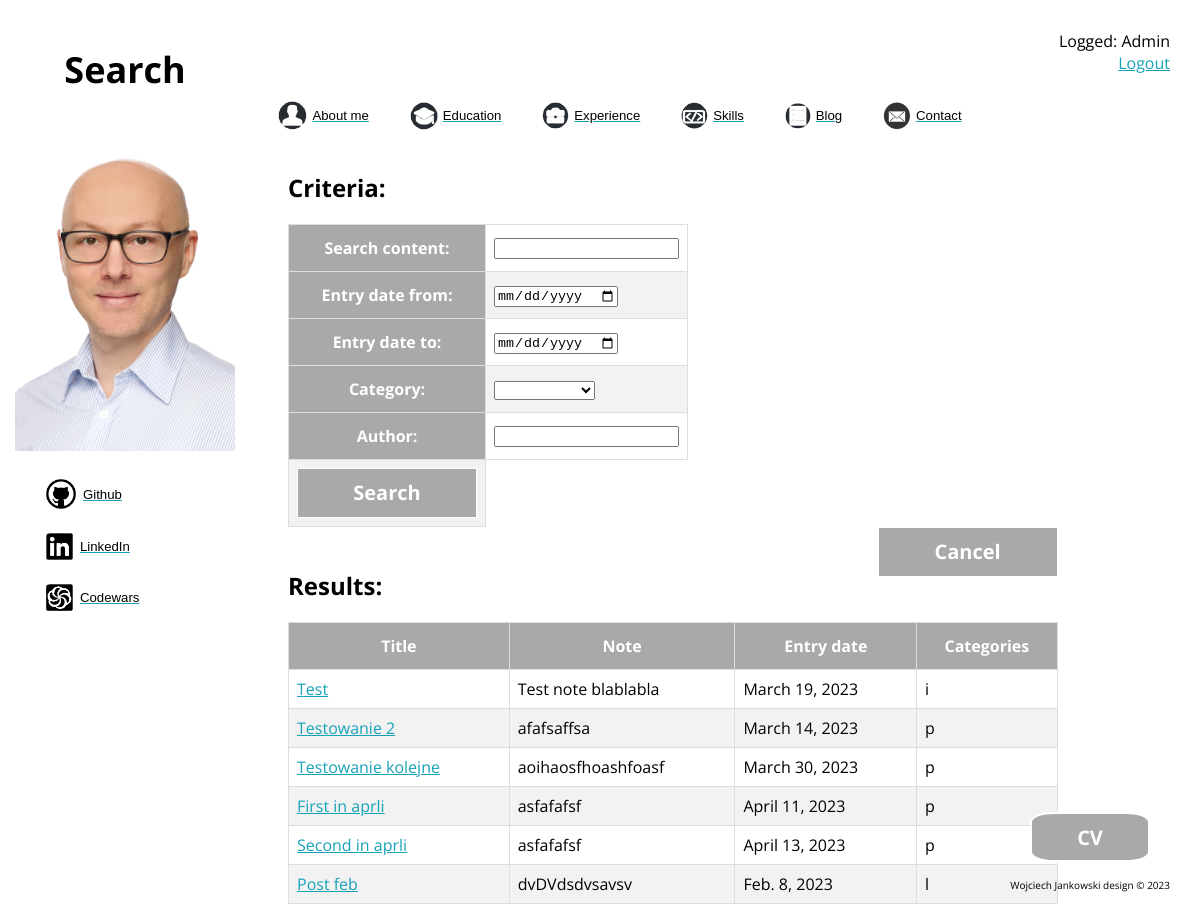
Screenshot of /blog/search/ (signed in) with the database file from the repository.
### blog/models.py (models this page shows)
class Blog(models.Model):
    title = models.CharField(max_length=200)
    note = models.TextField()
    entry_date = models.DateField(auto_now=False)
    category = models.CharField(max_length=1, choices=(("p", "programming"), ("i", "interests"), ("l", "life")))
    author = models.CharField(max_length=30)
    class Meta:
        verbose_name = "Blog"
        verbose_name_plural = "Blog"

### blog/views.py (the view)
# urls.py: path("search/", views.blog_post_search, name="post_search"),
def blog_post_search(request):
    blog = Blog.objects.all()
    form = BlogPostSearch(request.GET)
    if form.is_valid():
        search_content = form.cleaned_data.get('search_content')
        if search_content:
            blog = blog.filter(Q(title__icontains=search_content)
                               | Q(note__icontains=search_content))
        entry_date_from = form.cleaned_data.get('entry_date_from')
        if entry_date_from:
            blog = blog.filter(entry_date__gte=entry_date_from)
        entry_date_to = form.cleaned_data.get('entry_date_to')
        if entry_date_to:
            blog = blog.filter(entry_date__lte=entry_date_to)
        category = form.cleaned_data.get('category')
        if category:
            blog = blog.filter(category__exact=category)
        author = form.cleaned_data.get('author')
        if author:
            blog = blog.filter(author__exact=author)
    form = BlogPostSearch()
    ctx = {'blog': blog,
           'form': form,
           'site_name': "Search"}
    return render(request=request, template_name='blog/search.html', context=ctx)

### blog/forms.py
class BlogPostSearch(forms.Form):
    search_content = forms.CharField(max_length=100, required=False)
    entry_date_from = forms.DateField(widget=forms.DateInput(attrs={'type': 'date'}), required=False)
    entry_date_to = forms.DateField(widget=forms.DateInput(attrs={'type': 'date'}), required=False)
    category = forms.ChoiceField(choices=(("", ""),("p", "programming"), ("i", "interests"), ("l", "life")), required=False)
    author = forms.CharField(max_length=30, required=False)

### blog/templates/blog/search.html
{% extends "aboutme/base.html" %}
{% load static %}
{% block main_content %}
<div class="container">
    <h2>Criteria:</h2>
    <form method="GET">
        <table id="data" style="display: grid">
            {{ form }}
            <tr style="text-align: center;">
                <td><input class="next" type="submit" value="Search" style="border-radius: 0%;
padding: 0px">
                </td>
            </tr>
        </table>
    </form>
    <a href="{% url 'calendar_current' %}">
        <button class="next" style="float:right;">Cancel</button></a>
    <br>
    <h2>Results:</h2>
    <table id="data">
        <thead>
            <tr>
                <th>Title</th>
                <th>Note</th>
                <th>Entry date</th>
                <th>Categories</th>
            </tr>
        </thead>
        <tbody>
            {% for post in blog %}
            <tr>
                <td><a href="{% url 'post_detail' post.id %}">{{ post.title }}</td>
                <td>{{ post.note }}</td>
                <td>{{ post.entry_date }} </a> </td>
                <td>{{ post.category }}</td>
            </tr>
            {% endfor %}
        </tbody>
    </table>
</div>
<a href="{% static 'aboutme/files/cv.pdf' %}"><button class="button">CV</button></a>
{% endblock %}

### aboutme/templates/aboutme/base.html (shortened to what this page needs)
{% load static %}
<!DOCTYPE html>
<html lang="en">
<head>
    <link href="{% static 'aboutme/css/style.css' %}" rel="stylesheet" type="text/css">
</head>
<body style="background-image: url('{% static 'aboutme/images/background.jpg' %}')" ;>
    {% block sidebar %}
    <div style="text-align: right; position: fixed; top: 30px; right: 30px;">
        {% if user.is_authenticated %}
        Logged: {{ user.username }}
        <br>
        <a href="{% url 'logout' %}">Logout</a>
        {% else %}
        <a href="{% url 'login' %}">Login</a> or <a href="{% url 'register' %}">Register</a>
        {% endif %}
    </div>
    {% endblock %}
    {% block header %}
    <header>
        <div class="vertical">
            <h1 class="page_name"> {{site_name}} </h1>
            <img id="face" src="{% static 'aboutme/images/face.png' %}">
            {% include "aboutme/left_menu.html" %}
        </div>
        {% include "aboutme/header_menu.html" %}
    </header>
    {% endblock %}
    {% block main_content %}{% endblock %}
</body>
<div>
    {% block footer %}
    <footer>
        Wojciech Jankowski design © 2023
    </footer>
    {% endblock %}
</div>
</html>

### aboutme/static/aboutme/css/style.css (style rules this page uses)
html { font-family: 'Open Sans', sans-serif; }
body { background-size: 100% 100%; background-repeat: no-repeat; background-position: top; background-attachment: fixed; }
h1 { display: flex; margin-top: 50; position: relative; align-items: center; justify-content: space-around; width: 250px; text-align: center; }
header { margin-top: 100px; margin-left: 250px; margin-right: 210px; top: 50; padding: 0%; position: relative; }
.vertical { position: absolute; position: fixed; height: 100%; width: 250px; top: 0; left: 0; align-items: center; }
.page_name { margin-top: 45px; font-size: 3vw; }
#face { margin-top: 15px; margin-left: 15px; max-width: 220px; height:auto; align-items: center; }
.button { position: fixed; bottom: 50px; right: 50px; background-color: darkgrey; border: 2px solid white; border-radius: 20%; width: 120px; height: 50px; font-size: 20px; color: white; font-weight: bold; cursor: pointer; transition: all 0.25s; font-family: 'Open Sans', sans-serif; }
.next { background-color: darkgrey; border: 1px solid white; width: 180px; height: 50px; font-size: 20px; color: white; font-weight: bold; cursor: pointer; transition: all 0.25s; font-family: 'Open Sans', sans-serif; }
footer { position: fixed; font-size: 10px; bottom: 20px; right: 30px; }
.container { width: 65%; height: auto; margin-left:280px; margin-top:40px; }
#data { border-collapse: collapse; width: 100%; border-radius: 10%; }
#data td, #data th { border: 1px solid #ddd; padding: 8px; }
#data tr:nth-child(even) { background-color: #f2f2f2; }
#data th { padding-top: 12px; padding-bottom: 12px; text-align: center; background-color: darkgrey; color: white; }
a { color: #17a2b8; }

### rows the page displays
Blog: title "Test", note "Test note blablabla", entry_date "March 19, 2023", category "i"
Blog: title "Testowanie 2", note "afafsaffsa", entry_date "March 14, 2023", category "p"
Blog: title "Testowanie kolejne", note "aoihaosfhoashfoasf", entry_date "March 30, 2023", category "p"
Blog: title "First in aprli", note "asfafafsf", entry_date "April 11, 2023", category "p"
Blog: title "Second in aprli", note "asfafafsf", entry_date "April 13, 2023", category "p"
Blog: title "Post feb", note "dvDVdsdvsavsv", entry_date "Feb. 8, 2023", category "l"

### other values shown
{{ user.username }} "Admin"
{{ site_name }} "Search"
